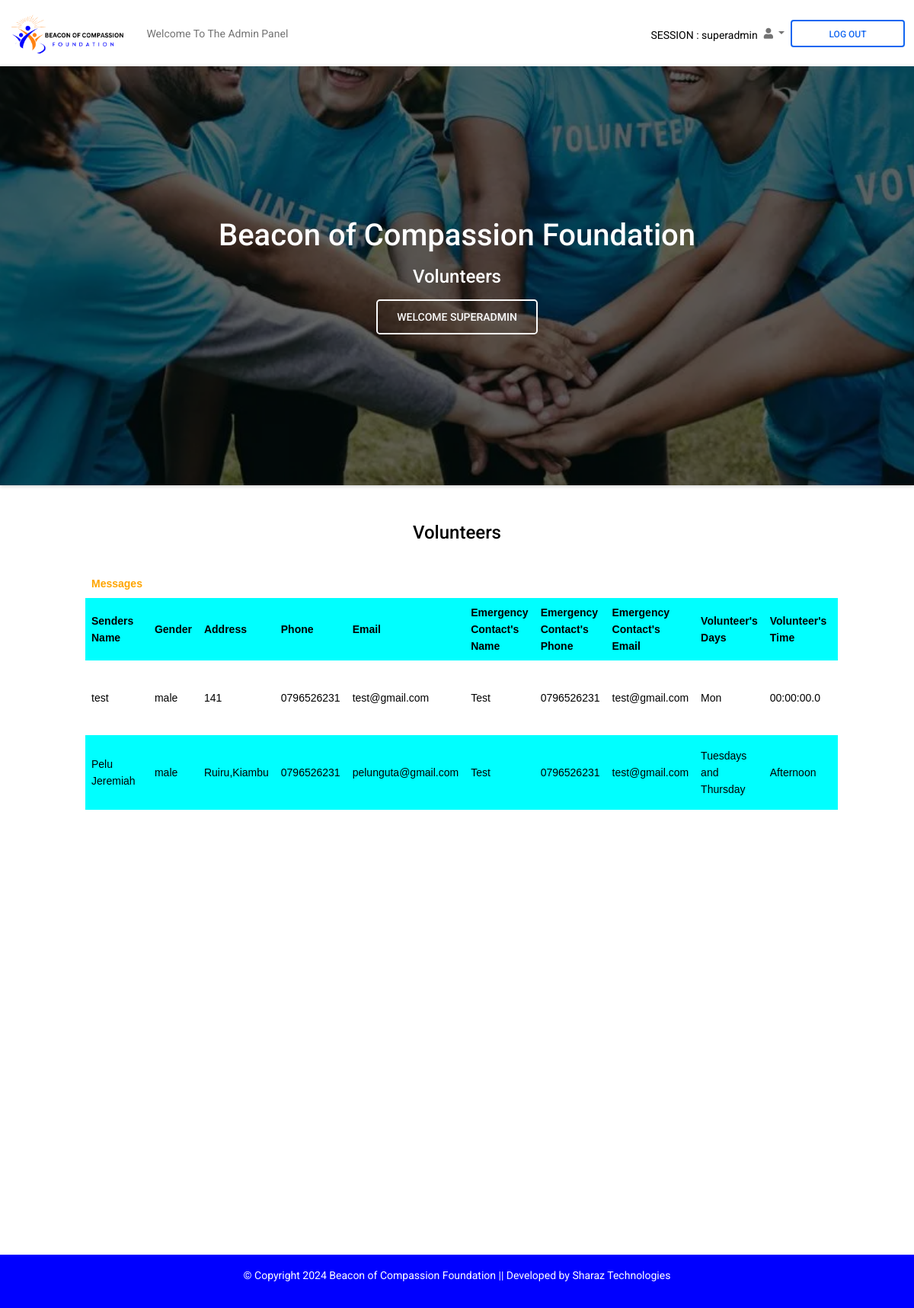
The app's page /Site/php/Admin/volunteers.php (signed in) with its own data.
### tables this page shows
CREATE TABLE `volunteer` (
  `id` int(11) NOT NULL,
  `name` varchar(100) NOT NULL,
  `gender` varchar(100) NOT NULL,
  `address` varchar(100) NOT NULL,
  `phone` varchar(100) NOT NULL,
  `email` varchar(100) NOT NULL,
  `ename` varchar(100) NOT NULL,
  `ephone` varchar(100) NOT NULL,
  `eemail` varchar(100) NOT NULL,
  `days` varchar(100) NOT NULL,
  `vtime` varchar(100) NOT NULL,
  `referals` varchar(100) NOT NULL,
  `bcheckbox` varchar(50) NOT NULL,
  `lcheckbox` varchar(50) NOT NULL,
  `Date` date NOT NULL,
  `Time` time(1) NOT NULL
);

### Site/php/Admin/volunteers.php (the view, shortened to what this page needs)
<?php
require_once '../includes/config.php';
$sql="SELECT * FROM admin where role='" . $_SESSION["role"] . "' GROUP BY role";
$stmt = $DBH->prepare($sql);
$stmt->execute();
?>
<!DOCTYPE html>
<html lang="en">
  <head>
    <link
      rel="stylesheet"
      href="https://use.fontawesome.com/releases/v5.15.2/css/all.css"
    />
    <link rel ="stylesheet" type = "text/css" href ="css/admin.css">
    <link rel="stylesheet" href="../../css/styles.css" />
    <link rel="stylesheet" href="../../css/extrastyles.css" />
  </head>
  <body>
    <header>
      <nav class="navbar navbar-expand-lg navbar-light bg-white">
        <div class="container-fluid">
          <div class="collapse navbar-collapse" id="navbarExample01">
            <a class="navbar-brand" href="#">
              <img src="../../img/bof-logo2-rec.png" height="60"alt="" loading="lazy" style="border-radius:50%;" />
            </a>
            <ul class="navbar-nav me-auto mb-2 mb-lg-0">
              <li class="nav-item active">
                <a class="nav-link" aria-current="page" href="admin.php">Welcome To The Admin Panel</a>
              </li>
            </ul>
            <ul class="navbar-nav d-flex flex-row">
            <?php
              while($row = $stmt->fetchObject()) {
            ?>
              <div class="d-flex input-group w-auto" style="margin-top:10px;">SESSION : <?php echo "{$row->username}"; ?>  </div>
              <li class="nav-item me-3 me-lg-0 dropdown">
                <a
                  class="nav-link dropdown-toggle"
                  href="#"
                  id="navbarDropdown"
                  role="button"
                  data-mdb-toggle="dropdown"
                  aria-expanded="false">
                  <i class="fas fa-user"></i>
                </a>
              </li>
            </ul>
            <a href="../includes/logout.php">
              <button
                class="btn btn-outline-primary"
                type="button"
                data-mdb-ripple-color="dark">
                LOG OUT
              </button>
            </a>
          </div>
        </div>
      </nav>
      <div
        class="p-5 text-center bg-image shadow-1-strong"
        style="background-image: url('../../img/volunteer-admin.webp'); height: 550px">
        <div class="mask" style="background-color: rgba(0, 0, 0, 0.6)">
          <div class="d-flex justify-content-center align-items-center h-100">
            <div class="text-white">
              <h1 class="mb-3">Beacon of Compassion Foundation</h1>
              <h4 class="mb-3">
                Volunteers
              </h4>
              <a class="btn btn-outline-light btn-lg" href="#!" role="button">welcome <?php echo "{$row->username}"; ?></a>
              <?php
              }
            ?>
            </div>
          </div>
        </div>
      </div>
    </header>
    <main class="mt-5">
    <div class="messages" style="marging-left:auto;margin-right:auto;display:block;text-align:center;">
      <h4>Volunteers</h4>
    </div>
    <br>
    <div class="container" style="overflow:scroll; height:900px; max-width:1000px;">
    <table>
         <th><strong style="color:orange;">Messages</strong></th>
         <tr style="border-radius: 20px;">
             <th>Senders Name</td>
             <th>Gender</td>
             <th>Address</td>
             <th>Phone</td>
             <th>Email</td>
             <th>Emergency Contact's Name</td>
             <th>Emergency Contact's Phone</td>
             <th>Emergency Contact's Email</td>
             <th>Volunteer's Days</td>
             <th>Volunteer's Time</td>
             <th>Reffered By</td>
        </tr>
        <?php
         require_once '../includes/config.php';
         $sql="SELECT * FROM volunteer ";
         $stmt = $DBH->prepare($sql);
         $stmt->execute();
        ?>
        <?php
              while($row = $stmt->fetchObject()) {
            ?>
        <tr>
            <td><?php echo "{$row->name}"; ?></td>
            <td><?php echo "{$row->gender}"; ?></td>
            <td><?php echo "{$row->address}"; ?></td>
            <td><?php echo "{$row->phone}"; ?></td>
            <td><?php echo "{$row->email}"; ?></td>
            <td><?php echo "{$row->ename}"; ?></td>
            <td><?php echo "{$row->ephone}"; ?></td>
            <td><?php echo "{$row->eemail}"; ?></td>
            <td><?php echo "{$row->days}"; ?></td>
            <td><?php echo "{$row->vtime}"; ?></td>
            <td><?php echo "{$row->referals}"; ?></td>
        </tr>
        <?php
         }
        ?>
     </table>
     </div>
    </main>
    <footer class="text-center text-white" style="background-color: #f1f1f1; bottom:0; position:; width:100%;">
      <div class="text-center text-dark p-3" style="background-color: blue;">
      <p style="color:white;"> &copy; Copyright <?php $year = date("Y"); echo $year; ?>
        Beacon of Compassion Foundation ||
       <a class="text-white" target="blank" href="../../../../sharaztechs.66ghz.com">Developed by Sharaz Technologies</a>
      </p>
      </div>
    </footer>
  </body>
</html>

### Site/php/Admin/css/admin.css (style rules this page uses)
html, body { height: 100%; }
body, div, form, input, select, textarea, label { padding: 0; margin: 0; outline: none; font-family: Roboto, Arial, sans-serif; font-size: 14px; color:black; line-height: 22px; }
button { width: 150px; padding: 10px; border: none; border-radius: 5px; background: rgb(241, 50, 194) ; font-size: 16px; color: #fff; cursor: pointer; }
table { font-family: arial,sans-serif; border-collapse: collapse; margin-bottom: 50px; }
td,th { border:1px solid; text-align: left; padding:8px; }
tr:nth-child(even) { background-color: aqua; }

### Site/php/Admin/volunteers.php (style rules this page uses)
tr:nth-child(even) { background-color:aqua; color: black; }

### records on screen
volunteer: name "test", gender "male", address "141", phone "0796526231", email "test@gmail.com", ename "Test", ephone "0796526231", eemail "test@gmail.com", days "Mon", vtime "00:00:00.0"
volunteer: name "Pelu Jeremiah", gender "male", address "Ruiru,Kiambu", phone "0796526231", email "pelunguta@gmail.com", ename "Test", ephone "0796526231", eemail "test@gmail.com", days "Tuesdays and Thursday", vtime "Afternoon"

### other values on screen
$row->username "superadmin"
$row->username "SUPERADMIN"
